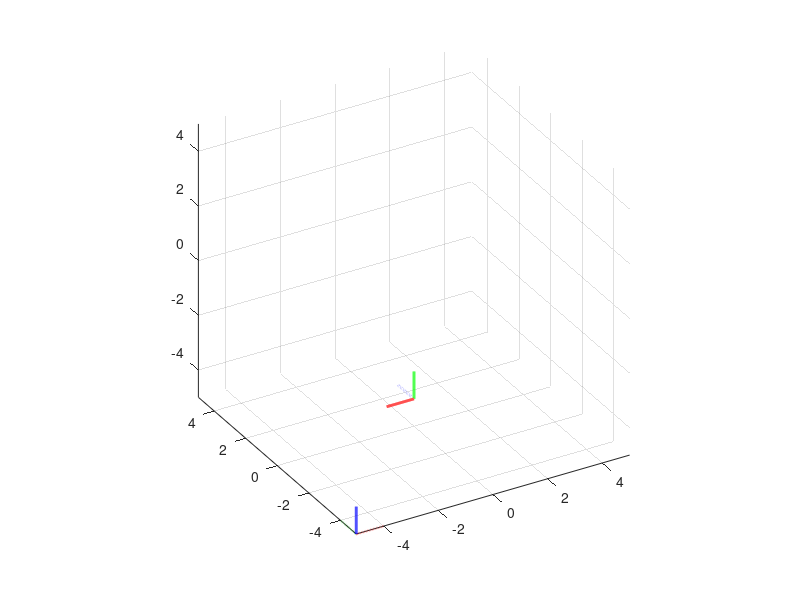

The MATLAB script that drew this image:
function rots

    % Create the original coordinate axes
    kk = linspace(0,1,100);
    CX = [kk; zeros(1,length(kk)); zeros(1,length(kk))];
    CY = [zeros(1,length(kk)); kk; zeros(1,length(kk))];
    CZ = [zeros(1,length(kk)); zeros(1,length(kk)); kk];
    
    % Plot the world coordinate system
    figure(1), clf;
%     plotAxes(CX, CY, CZ);
    a = 5;
    plotAxes(CX, CY, CZ, [-1 -1 -1]*a);
    axis([-1 1 -1 1 -1 1]*a);
      
    % Base tf
%     q = eul2quat(deg2rad(fliplr([180 0 0]))); % rpy
    rot = rotx(90)'*rotz(180);
%     rot = quat2rotm(q);
    CXr = rot*CX;
    CYr = rot*CY;
    CZr = rot*CZ;
    T = [0 0 -(a-1)];
    plotAxes(CXr, CYr, CZr, T)
    
%     % ArUco (from top)
%     q = quatmultiply(q, eul2quat(deg2rad(fliplr([0 0 -90])))); % rpy
%     %rot = rotx(180)*roty(0)*rotz(0);
%     rot = quat2rotm(q);
%     CXr = rot*CX;
%     CYr = rot*CY;
%     CZr = rot*CZ;
%     T = [0 0 -(a-2.2)];
%     plotAxes(CXr, CYr, CZr, T)
%     
%     % Camera (from top)
%     q = quatmultiply(q, eul2quat(deg2rad(fliplr([180 0 -90])))); % rpy
%     %rot = rotx(180)*roty(0)*rotz(0);
%     rot = quat2rotm(q);
%     CXr = rot*CX;
%     CYr = rot*CY;
%     CZr = rot*CZ;
%     T = [0 0 -(a-3.4)];
%     plotAxes(CXr, CYr, CZr, T)

end

function plotAxes(CX, CY, CZ, T, linestyle)

    % Should a specific linestyle be applied?
    if nargin < 5, ls = '-'; else ls = linestyle; end;
    
    % Does the user want this coordinate frame translated?
    if nargin < 4, T = []; end;
    if isempty(T), T = [0 0 0]; end;
    if size(T, 1) == 1, T = T.'; end;

    % Scale the largest coordinate axes value by this number.
%     scale = 2;
%     sf = max(CX(:))*scale;
%     if sf <= 0, sf = 1; end;
    
    % Translate the origin of the coordinate system
    CX = repmat(T, 1, size(CX,2)) + CX;
    CY = repmat(T, 1, size(CY,2)) + CY;
    CZ = repmat(T, 1, size(CZ,2)) + CZ;

    % Plot the 3D coordinate axes
    hold on;
    plot3(CX(1,:), CX(2,:), CX(3,:),'color','r','linewidth',2,'linestyle',ls);
    plot3(CY(1,:), CY(2,:), CY(3,:),'color','g','linewidth',2,'linestyle',ls);
    plot3(CZ(1,:), CZ(2,:), CZ(3,:),'color','b','linewidth',2,'linestyle',ls); 
    view(-30, 30); axis square; grid on;
%     axis([-1 1 -1 1 -1 1]*sf);
%     xlabel('X'); ylabel('Y'); zlabel('Z');
end